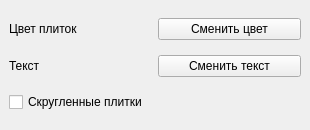
<?xml version="1.0" encoding="UTF-8"?>
<ui version="4.0">
 <class>settings</class>
 <widget class="QMainWindow" name="settings">
  <property name="geometry">
   <rect>
    <x>0</x>
    <y>0</y>
    <width>310</width>
    <height>130</height>
   </rect>
  </property>
  <property name="windowTitle">
   <string>Настройки</string>
  </property>
  <widget class="QWidget" name="centralwidget">
   <layout class="QGridLayout" name="gridLayout">
    <item row="0" column="0">
     <layout class="QHBoxLayout" name="horizontalLayout">
      <item>
       <widget class="QLabel" name="labelColor">
        <property name="text">
         <string>Цвет плиток</string>
        </property>
       </widget>
      </item>
      <item>
       <widget class="QPushButton" name="pushButton_color">
        <property name="text">
         <string>Сменить цвет</string>
        </property>
       </widget>
      </item>
     </layout>
    </item>
    <item row="1" column="0">
     <layout class="QHBoxLayout" name="horizontalLayout_2">
      <item>
       <widget class="QLabel" name="label">
        <property name="text">
         <string>Текст</string>
        </property>
       </widget>
      </item>
      <item>
       <widget class="QPushButton" name="pushButton_font">
        <property name="text">
         <string>Сменить текст</string>
        </property>
       </widget>
      </item>
     </layout>
    </item>
    <item row="2" column="0">
     <widget class="QCheckBox" name="checkBox_border">
      <property name="text">
       <string>Скругленные плитки</string>
      </property>
     </widget>
    </item>
   </layout>
  </widget>
 </widget>
 <resources/>
 <connections/>
</ui>
